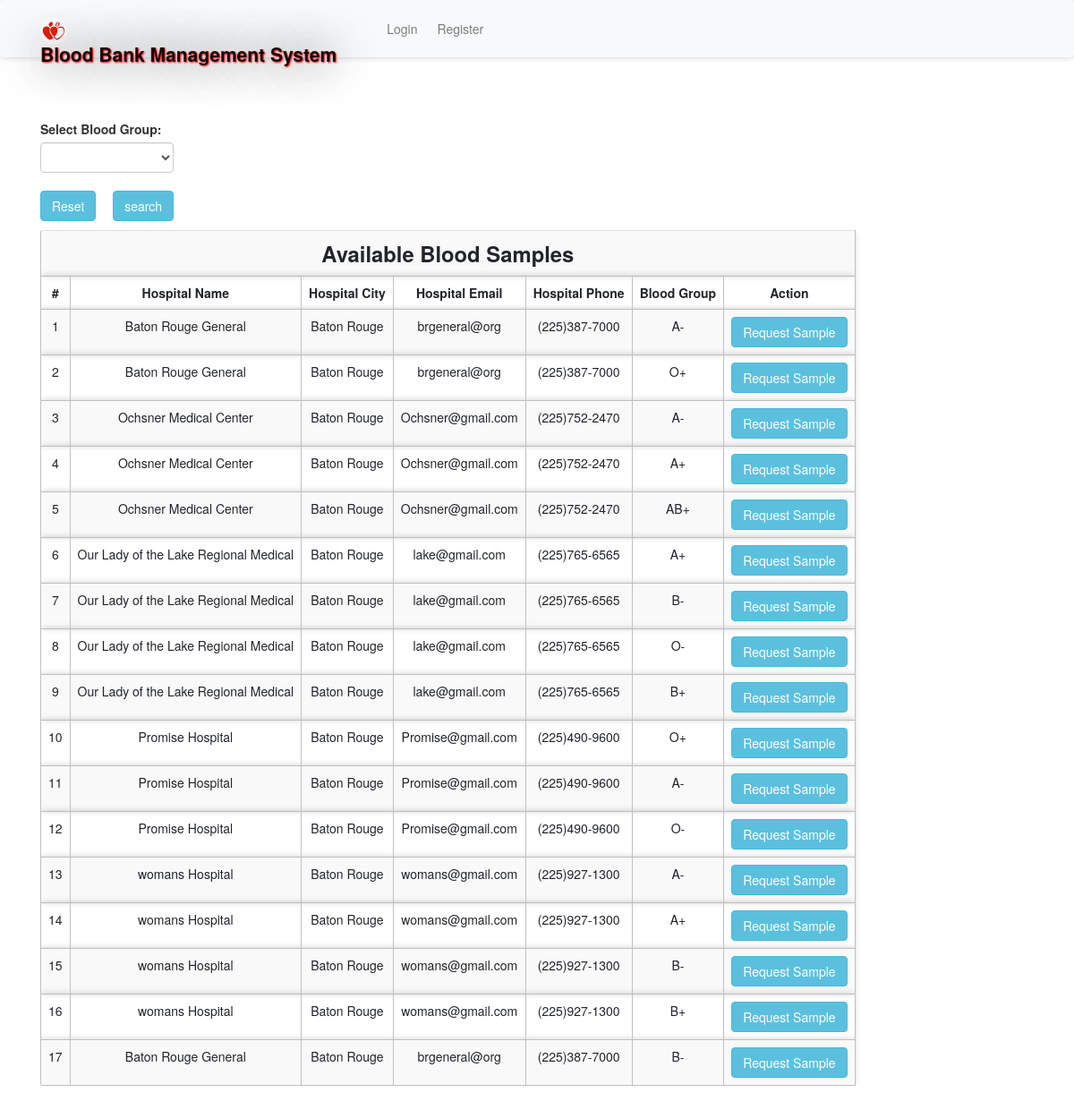
The app's page /abs.php with its own data.
### tables this page shows
CREATE TABLE `bloodinfo` (
  `bid` int(11) NOT NULL,
  `hid` int(11) NOT NULL,
  `bg` varchar(10) NOT NULL
);

CREATE TABLE `hospitals` (
  `id` int(11) NOT NULL,
  `hname` varchar(100) NOT NULL,
  `hemail` varchar(100) NOT NULL,
  `hpassword` varchar(100) NOT NULL,
  `hphone` varchar(100) NOT NULL,
  `hcity` varchar(100) NOT NULL
);

### message.php (called while the page is built, shortened)
<?php $counter=0; if(isset($_GET['msg'])) { ?>
	<div class="col-5 alert alert alert-success alert-dismissible fade show card" id="message">
		<button type="button" class="close" data-dismiss="alert" title="close">&times;</button><?php echo $_GET['msg'];?>
	</div>
<?php }?>

### abs.php (the view, shortened to what this page needs)
<?php
require 'file/connection.php';
if(isset($_GET['search'])){
    $searchKey = $_GET['search'];
    $sql = "select bloodinfo.*, hospitals.* from bloodinfo, hospitals where bloodinfo.hid=hospitals.id && bg='$searchKey'";
}else{
    $sql = "select bloodinfo.*, hospitals.* from bloodinfo, hospitals where bloodinfo.hid=hospitals.id";
}
$result = mysqli_query ($conn, $sql);
?>
<!DOCTYPE html>
<html>
<?php require 'head.php'; ?>
<body>
    <?php require 'header.php'; ?>
    <div class="container cont">
        <?php require 'message.php'; ?>
        <div class="row col-lg-8 col-md-8 col-sm-12 mb-3">
            <form method="get" action="" style="margin-top:-20px; ">
            <label class="font-weight-bolder">Select Blood Group:</label>
               <select name="search" class="form-control">
               <option><?php echo @$_GET['search']; ?></option>
               <option value="A+">A+</option>
               </select><br>
               <a href="abs.php" class="btn btn-info mr-4"> Reset</a>
               <input type="submit" name="submit" class="btn btn-info" value="search">
           </form>
        </div>
        <table class="table table-responsive table-striped rounded mb-5">
            <tr><th colspan="7" class="title">Available Blood Samples</th></tr>
            <tr>
                <th>#</th>
                <th>Hospital Name</th>
                <th>Hospital City</th>
                <th>Hospital Email</th>
                <th>Hospital Phone</th>
                <th>Blood Group</th>
                <th>Action</th>
            </tr>
        <?php while($row = mysqli_fetch_array($result)) { ?>
            <tr>
                <td><?php echo ++$counter;?></td>
                <td><?php echo $row['hname'];?></td>
                <td><?php echo ($row['hcity']); ?></td>
                <td><?php echo ($row['hemail']); ?></td>
                <td><?php echo ($row['hphone']); ?></td>
                <td><?php echo ($row['bg']); ?></td>
                <form action="file/request.php" method="post">
                <?php if (isset($_SESSION['hid'])) { ?>
                <td><a href="javascript:void(0);" class="btn btn-info hospital">Request Sample</a></td>
                <?php } else {(isset($_SESSION['rid']))  ?>
                <td><input type="submit" name="request" class="btn btn-info" value="Request Sample"></td>
                <?php } ?>
                </form>
            </tr>
        <?php } ?>
        </table>
    </div>
    <?php require 'footer.php' ?>
</body>

### head.php (shortened to what this page needs)
<head>
    <link rel="stylesheet" href="https://maxcdn.bootstrapcdn.com/bootstrap/4.5.0/css/bootstrap.min.css">
    <link rel="stylesheet" type="text/css" href="../library/css/bootstrap.min.css"/>
    <link href="css/style.css" rel="stylesheet"/>
</head>

### header.php (shortened to what this page needs)
<nav class="navbar navbar-expand-sm navbar-light bg-light sticky-top">
    <div class="container">
        <a class="navbar-brand" href="index.php"><img src="image/favicon.jpg" width="30" height="30" class="rounded-circle">Blood Bank Management System</a>
          <div class="collapse navbar-collapse" id="collapsibleNavbar">
        <?php if (isset($_SESSION['hid'])) { ?>
        <?php } elseif (isset($_SESSION['rid'])) { ?>
        <?php }  else { ?>
                    <ul class="navbar-nav ml-auto">
            <li class="nav-item">
                <a class="nav-link btn btn-light" href="login.php">Login</a>
            </li>
            <li class="nav-item">
                <a class="nav-link btn btn-light" href="register.php">Register</a>
            </li>
        </ul>
        <?php } ?>
       </div>
    </div>
</nav>

### footer.php (shortened to what this page needs)
<!DOCTYPE html>
<html>
<head>
</head>
<body>
</body>
</html>

### css/style.css (style rules this page uses)
.cont { padding-top: 40px; text-align: justify; font-size: 1em; }
.card ,nav, .footer,tr,video { border-radius: 3px; transition: all 200ms ease-out; box-shadow: 0px 0px 7px rgba(0, 0, 0, 0.2); }
tr,th,td { border:0.1px solid silver; text-align: center; }
.nav-item { margin-left: 10px; }
.navbar-brand { text-shadow: 1px 1px 2px red, 0 0 50px black, 0 0 5px white; font-weight: bold; font-size: 1.5em; }
.title { font-weight: bold; font-size: 1.7em; text-transform: capitalize; text-align: center; }
.rounded-circle { margin-top: -2.5px; }
form { padding-top: 20px; }
a:link { text-decoration: none; }

### abs.php (style rules this page uses)
body { background-size: cover; min-height: 0; height: 900px; }

### records on screen
bloodinfo: hid.hname "Baton Rouge General", hid.hcity "Baton Rouge", hid.hemail "brgeneral@org", hid.hphone "(225)387-7000", bg "A-"
bloodinfo: hid.hname "Baton Rouge General", hid.hcity "Baton Rouge", hid.hemail "brgeneral@org", hid.hphone "(225)387-7000", bg "O+"
bloodinfo: hid.hname "Ochsner Medical Center", hid.hcity "Baton Rouge", hid.hemail "Ochsner@gmail.com", hid.hphone "(225)752-2470", bg "A-"
bloodinfo: hid.hname "Ochsner Medical Center", hid.hcity "Baton Rouge", hid.hemail "Ochsner@gmail.com", hid.hphone "(225)752-2470", bg "A+"
bloodinfo: hid.hname "Ochsner Medical Center", hid.hcity "Baton Rouge", hid.hemail "Ochsner@gmail.com", hid.hphone "(225)752-2470", bg "AB+"
bloodinfo: hid.hname "Our Lady of the Lake Regional Medical", hid.hcity "Baton Rouge", hid.hemail "lake@gmail.com", hid.hphone "(225)765-6565", bg "A+"
bloodinfo: hid.hname "Our Lady of the Lake Regional Medical", hid.hcity "Baton Rouge", hid.hemail "lake@gmail.com", hid.hphone "(225)765-6565", bg "B-"
bloodinfo: hid.hname "Our Lady of the Lake Regional Medical", hid.hcity "Baton Rouge", hid.hemail "lake@gmail.com", hid.hphone "(225)765-6565", bg "O-"
bloodinfo: hid.hname "Our Lady of the Lake Regional Medical", hid.hcity "Baton Rouge", hid.hemail "lake@gmail.com", hid.hphone "(225)765-6565", bg "B+"
bloodinfo: hid.hname "Promise Hospital", hid.hcity "Baton Rouge", hid.hemail "Promise@gmail.com", hid.hphone "(225)490-9600", bg "O+"
bloodinfo: hid.hname "Promise Hospital", hid.hcity "Baton Rouge", hid.hemail "Promise@gmail.com", hid.hphone "(225)490-9600", bg "A-"
bloodinfo: hid.hname "Promise Hospital", hid.hcity "Baton Rouge", hid.hemail "Promise@gmail.com", hid.hphone "(225)490-9600", bg "O-"
bloodinfo: hid.hname "womans Hospital", hid.hcity "Baton Rouge", hid.hemail "womans@gmail.com", hid.hphone "(225)927-1300", bg "A-"
bloodinfo: hid.hname "womans Hospital", hid.hcity "Baton Rouge", hid.hemail "womans@gmail.com", hid.hphone "(225)927-1300", bg "A+"
bloodinfo: hid.hname "womans Hospital", hid.hcity "Baton Rouge", hid.hemail "womans@gmail.com", hid.hphone "(225)927-1300", bg "B-"
bloodinfo: hid.hname "womans Hospital", hid.hcity "Baton Rouge", hid.hemail "womans@gmail.com", hid.hphone "(225)927-1300", bg "B+"
bloodinfo: hid.hname "Baton Rouge General", hid.hcity "Baton Rouge", hid.hemail "brgeneral@org", hid.hphone "(225)387-7000", bg "B-"
